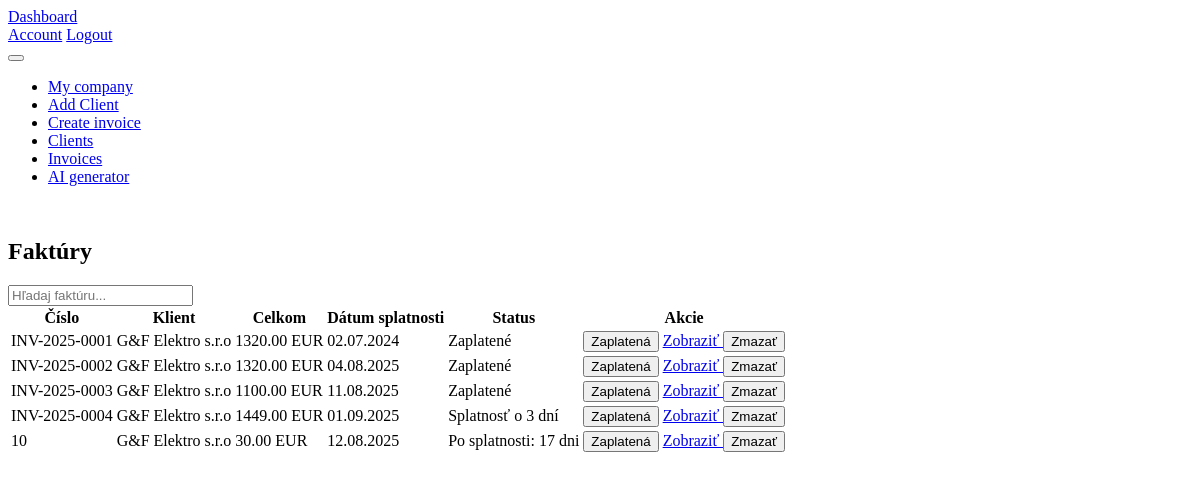
The page /invoices (signed in) on the database as committed earlier.
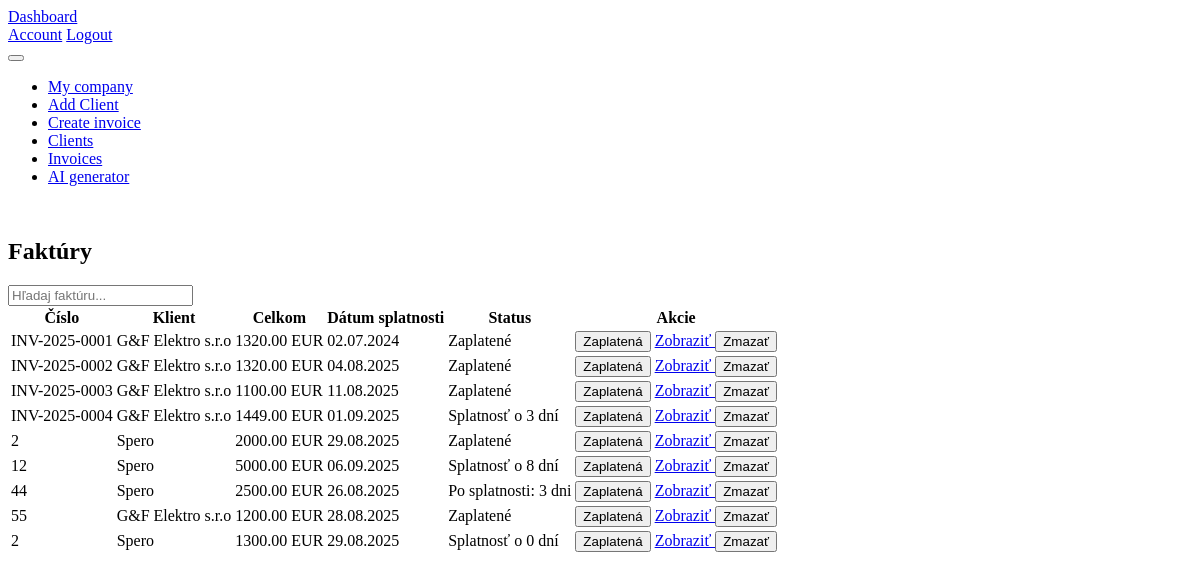
The same page on the database as committed later.
### models.py (models this page shows, shortened)
class Invoice(db.Model):
        __tablename__ = 'invoices'
        id = db.Column(db.Integer, primary_key=True)
        invoice_number = db.Column(db.String(50), nullable=False)
        date = db.Column(db.Date, nullable=False)
        due_date = db.Column(db.Date, nullable=False)
        user_id = db.Column(db.Integer, db.ForeignKey('users.id'), nullable=False)
        user = db.relationship('User', backref=db.backref('invoices', lazy=True))
        currency = db.Column(db.String(10), nullable=False)
        total_cost = db.Column(db.Float, nullable=False)  # Total cost calculated as quantity
        vat_rate = db.Column(db.Float, nullable=True, default=0.0)  # VAT rate in percentage
        client_id = db.Column(db.Integer, db.ForeignKey('clients.id'), nullable=False)
        company_id = db.Column(db.Integer, db.ForeignKey('companies.id'), nullable=False)  # Foreign key to the company
        company= db.relationship('Company', backref=db.backref('invoices', lazy=True))
        client = db.relationship('Client', backref=db.backref('invoices', lazy=True))
        items = db.relationship("InvoiceItem", back_populates="invoice", cascade="all, delete-orphan")
        created_at = db.Column(db.DateTime, default=datetime.now(timezone.utc))  # Timestamp when the invoice was created
        status = db.Column(db.Enum(InvoiceStatus), nullable=False, default=InvoiceStatus.unpaid)
        @hybrid_property
        def is_overdue(self):
            return self.status == InvoiceStatus.unpaid and date.today() > self.due_date
        @hybrid_property
        def days_overdue(self):
            return (date.today() - self.due_date).days if self.is_overdue else 0
        @hybrid_property
        def days_until_due(self):
            return (self.due_date - date.today()).days if self.status == InvoiceStatus.unpaid else 0

class Client(db.Model):
        __tablename__ = 'clients'
        id = db.Column(db.Integer, primary_key=True)
        name = db.Column(db.String(100), nullable=False)
        ico = db.Column(db.String(20), nullable=False)
        dic = db.Column(db.String(20), nullable=False)
        street = db.Column(db.String(100), nullable=False)
        user_id = db.Column(db.Integer, db.ForeignKey('users.id'), nullable=False)
        user = db.relationship('User', backref=db.backref('clients', lazy=True))
        city = db.Column(db.String(50), nullable=False)
        zip_code = db.Column(db.String(20), nullable=False)
        country = db.Column(db.String(50), nullable=False)
        email = db.Column(db.String(100), nullable=False)
        phone = db.Column(db.String(20), nullable=False)
        iban = db.Column(db.String(34), nullable=False)
        bic = db.Column(db.String(11), nullable=False)
        payment_method = db.Column(db.String(50), nullable=False)
        is_vat_payer = db.Column(db.Boolean, default=False)
        ic_dph = db.Column(db.String(20), nullable=True)  # Optional field for VAT ID if the client is a VAT payer

### routes.py (the view)
@main.route('/invoices')
@login_required
def list_invoices():
    invoices = Invoice.query.filter_by(user_id=current_user.id).all()
    return render_template(
        'invoices.html',
        invoices=invoices,
        InvoiceStatus=InvoiceStatus  # tu pošleš enum do šablóny
    )

### templates/invoices.html (shortened to what this page needs)
{% extends "base.html" %}
{% block content %}
<div class="card">
  <div class="card-header">
    <div class="row w-100 align-items-center">
      <div class="col">
        <h2 class="card-title mb-0">Faktúry</h2>
      </div>
      <div class="col-auto ms-auto">
        <div class="input-icon">
          <input id="invoiceSearch" type="text" class="form-control" placeholder="Hľadaj faktúru...">
        </div>
      </div>
    </div>
  </div>
  {% if invoices %}
  <div class="table-responsive">
    <table class="table table-vcenter">
      <thead>
        <tr>
          <th>Číslo</th>
          <th>Klient</th>
          <th class="text-end">Celkom</th>
          <th>Dátum splatnosti</th>
          <th>Status</th>
          <th class="text-nowrap">Akcie</th>
        </tr>
      </thead>
      <tbody id="invoicesList">
        {% for invoice in invoices %}
        <tr>
          <td class="text-nowrap">{{ invoice.invoice_number }}</td>
          <td class="text-truncate">{{ invoice.client.name }}</td>
          <td class="text-end">{{ "%.2f"|format(invoice.total_cost) }} {{ invoice.currency }}</td>
          <td>
          {{ invoice.due_date.strftime('%d.%m.%Y') }}
          </td>
          <td>
          {% if invoice.status == InvoiceStatus.paid %}
              <span class="badge bg-success">Zaplatené</span>
          {% elif invoice.is_overdue %}
              <span class="badge bg-danger">Po splatnosti: {{ invoice.days_overdue }} dni</span>
          {% else %}
              <span class="badge bg-warning">Splatnosť o {{ invoice.days_until_due }} dní</span>
          {% endif %}
                  </td>
          <td class="text-nowrap">
          <form method="POST" action="{{ url_for('main.mark_invoice_paid', id=invoice.id) }}" style="display:inline;">
            <button type="submit" class="btn btn-sm btn-primary">
               Zaplatená
            </button>
          </form>
            <a href="{{ url_for('main.view_invoice', invoice_id=invoice.id) }}" class="btn btn-sm btn-primary">
               Zobraziť
            </a>
            <form method="POST" action="{{ url_for('main.delete_invoice', invoice_id=invoice.id) }}" style="display:inline;">
              <button type="submit" class="btn btn-sm btn-danger"
                onclick="return confirm('Ste si istý, že chcete zmazať túto faktúru?');">
                 Zmazať
              </button>
            </form>
          </td>
        </tr>
        {% endfor %}
      </tbody>
    </table>
  </div>
  {% else %}
    <div class="card-body">
      <p class="text-secondary">Žiadne faktúry.</p>
    </div>
  {% endif %}
</div>
{% endblock %}

Rows that differ between the two databases and show on the page:
removed Invoice: invoice_number "10", client.name "G&F Elektro s.r.o", total_cost "30.00", currency "EUR", due_date "12.08.2025", days_overdue "17"
added Invoice: invoice_number "2", client.name "Spero", total_cost "2000.00", currency "EUR", due_date "29.08.2025", status "Zaplatené"
added Invoice: invoice_number "12", client.name "Spero", total_cost "5000.00", currency "EUR", due_date "06.09.2025", days_until_due "8"
added Invoice: invoice_number "44", client.name "Spero", total_cost "2500.00", currency "EUR", due_date "26.08.2025", days_overdue "3"
added Invoice: invoice_number "55", client.name "G&F Elektro s.r.o", total_cost "1200.00", currency "EUR", due_date "28.08.2025", status "Zaplatené"
added Invoice: invoice_number "2", client.name "Spero", total_cost "1300.00", currency "EUR", due_date "29.08.2025", days_until_due "0"
